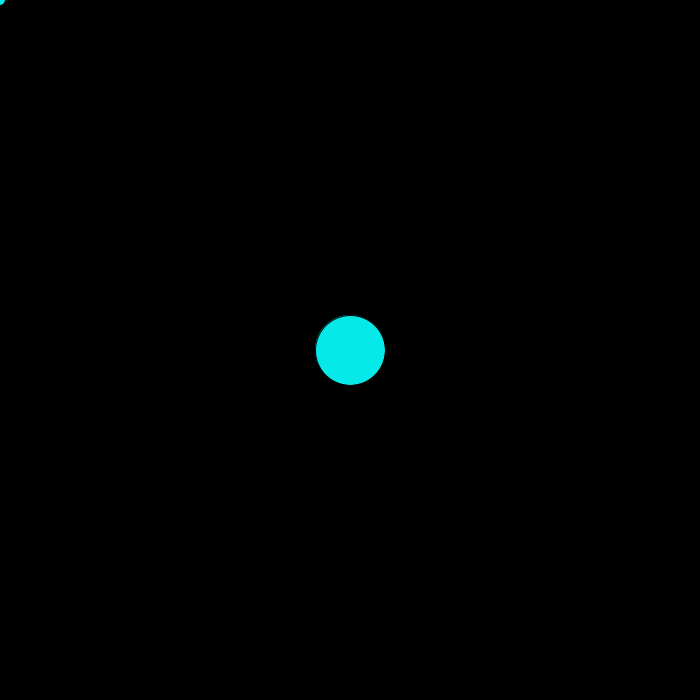
Frame 1 (no input)
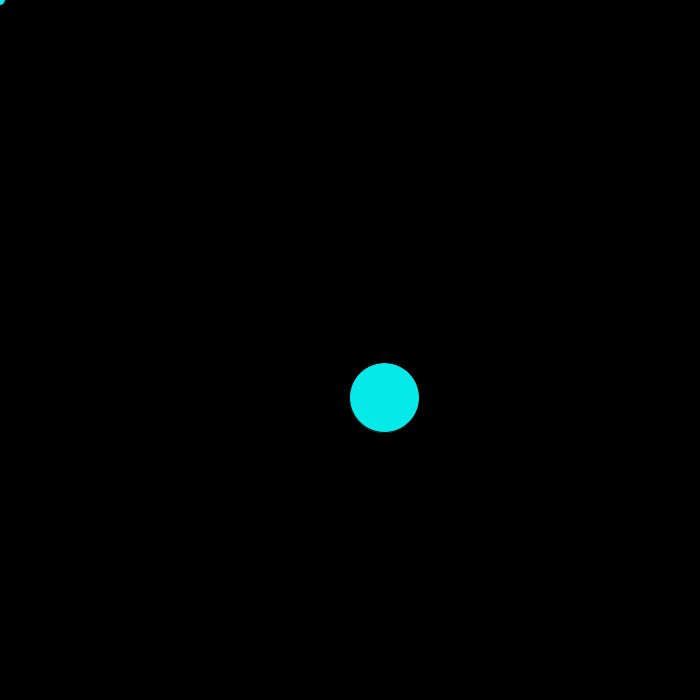
Frame 60 (the mouse pressed at the canvas centre just before this capture)
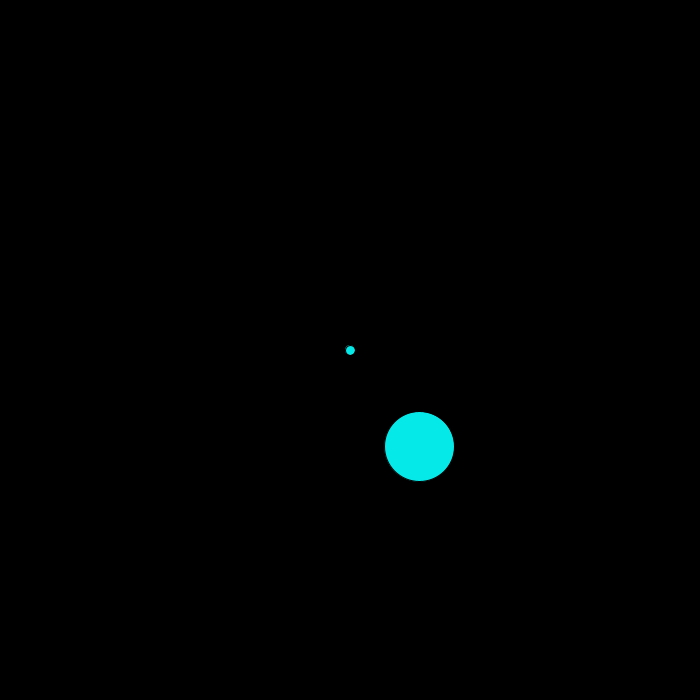
Frame 120 (the mouse held since frame 60 and released just before this capture)

The Processing sketch that drew these frames (run headless with seeded random() and noise(); from frame 60 on, the mouse is pressed at the canvas centre):

// Processing sketch: Collision_Ball
// ── Collision_Ball.pde
PVector loc, vel, accel, mouse;
int sz=70;
void setup() {
  size(700, 700);
  loc= new PVector (width/2, height/2);
  vel= PVector.random2D();
  accel = new PVector (0, 0);
  mouse= new PVector (mouseX, mouseY);
  noCursor();
}
void draw() {
  background (0);
  mouse= new PVector (mouseX, mouseY);
  if (loc.dist(mouse)<sz/2) {
    fill(255, 0, 0);
    if (loc.x <mouse.x) {
      vel.x=-abs(vel.x);
    } else {
      vel.x=abs(vel.x);
    }
    if (loc.y <mouse.y) {
      vel.y=-abs(vel.y);
    } else {
      vel.y=abs(vel.y);
    }
  } else {
    fill(5, 233, 232);
  }

  ellipse (loc.x, loc.y, sz, sz);
  vel.add (accel);
  loc.add (vel);
  if (loc.x+sz/2>width || loc.x-sz/2<0) {
    vel.x=vel.x*-1;
  }
  if (loc.y+sz/2>height || loc.y-sz/2<0) {
    vel.y=vel.y*-1;
  }   
  ellipse (mouse.x, mouse.y, 10, 10);
}
